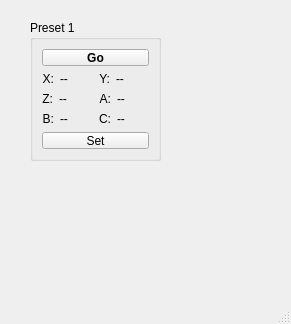
<?xml version="1.0" encoding="UTF-8"?>
<ui version="4.0">
 <class>MainWindow</class>
 <widget class="QMainWindow" name="MainWindow">
  <property name="geometry">
   <rect>
    <x>0</x>
    <y>0</y>
    <width>291</width>
    <height>324</height>
   </rect>
  </property>
  <property name="windowTitle">
   <string>MainWindow</string>
  </property>
  <widget class="QWidget" name="centralwidget">
   <widget class="QGroupBox" name="preset_group">
    <property name="enabled">
     <bool>true</bool>
    </property>
    <property name="geometry">
     <rect>
      <x>30</x>
      <y>20</y>
      <width>131</width>
      <height>141</height>
     </rect>
    </property>
    <property name="title">
     <string>Preset 1</string>
    </property>
    <layout class="QGridLayout" name="gridLayout_6">
     <item row="3" column="0">
      <layout class="QHBoxLayout" name="horizontalLayout_33">
       <item>
        <widget class="QLabel" name="label_34">
         <property name="text">
          <string>B:</string>
         </property>
         <property name="alignment">
          <set>Qt::AlignRight|Qt::AlignTrailing|Qt::AlignVCenter</set>
         </property>
        </widget>
       </item>
       <item>
        <widget class="QLabel" name="label_b">
         <property name="minimumSize">
          <size>
           <width>40</width>
           <height>0</height>
          </size>
         </property>
         <property name="text">
          <string>--</string>
         </property>
        </widget>
       </item>
      </layout>
     </item>
     <item row="3" column="1">
      <layout class="QHBoxLayout" name="horizontalLayout_40">
       <item>
        <widget class="QLabel" name="label_33">
         <property name="text">
          <string>C:</string>
         </property>
         <property name="alignment">
          <set>Qt::AlignRight|Qt::AlignTrailing|Qt::AlignVCenter</set>
         </property>
        </widget>
       </item>
       <item>
        <widget class="QLabel" name="label_c">
         <property name="minimumSize">
          <size>
           <width>40</width>
           <height>0</height>
          </size>
         </property>
         <property name="text">
          <string>--</string>
         </property>
        </widget>
       </item>
      </layout>
     </item>
     <item row="0" column="0" colspan="2">
      <widget class="QPushButton" name="btn_go">
       <property name="sizePolicy">
        <sizepolicy hsizetype="Minimum" vsizetype="Fixed">
         <horstretch>0</horstretch>
         <verstretch>0</verstretch>
        </sizepolicy>
       </property>
       <property name="font">
        <font>
         <weight>75</weight>
         <bold>true</bold>
        </font>
       </property>
       <property name="text">
        <string>Go</string>
       </property>
      </widget>
     </item>
     <item row="1" column="0">
      <layout class="QHBoxLayout" name="horizontalLayout_26">
       <item>
        <widget class="QLabel" name="label_19">
         <property name="text">
          <string>X:</string>
         </property>
         <property name="alignment">
          <set>Qt::AlignRight|Qt::AlignTrailing|Qt::AlignVCenter</set>
         </property>
        </widget>
       </item>
       <item>
        <widget class="QLabel" name="label_x">
         <property name="minimumSize">
          <size>
           <width>40</width>
           <height>0</height>
          </size>
         </property>
         <property name="text">
          <string>--</string>
         </property>
        </widget>
       </item>
      </layout>
     </item>
     <item row="1" column="1">
      <layout class="QHBoxLayout" name="horizontalLayout_30">
       <item>
        <widget class="QLabel" name="label_27">
         <property name="text">
          <string>Y:</string>
         </property>
         <property name="alignment">
          <set>Qt::AlignRight|Qt::AlignTrailing|Qt::AlignVCenter</set>
         </property>
        </widget>
       </item>
       <item>
        <widget class="QLabel" name="label_y">
         <property name="minimumSize">
          <size>
           <width>40</width>
           <height>0</height>
          </size>
         </property>
         <property name="text">
          <string>--</string>
         </property>
        </widget>
       </item>
      </layout>
     </item>
     <item row="2" column="0">
      <layout class="QHBoxLayout" name="horizontalLayout_31">
       <item>
        <widget class="QLabel" name="label_29">
         <property name="text">
          <string>Z:</string>
         </property>
         <property name="alignment">
          <set>Qt::AlignRight|Qt::AlignTrailing|Qt::AlignVCenter</set>
         </property>
        </widget>
       </item>
       <item>
        <widget class="QLabel" name="label_z">
         <property name="minimumSize">
          <size>
           <width>40</width>
           <height>0</height>
          </size>
         </property>
         <property name="text">
          <string>--</string>
         </property>
        </widget>
       </item>
      </layout>
     </item>
     <item row="5" column="0" colspan="2">
      <widget class="QPushButton" name="btn_set">
       <property name="text">
        <string>Set</string>
       </property>
      </widget>
     </item>
     <item row="2" column="1">
      <layout class="QHBoxLayout" name="horizontalLayout_38">
       <item>
        <widget class="QLabel" name="label_30">
         <property name="text">
          <string>A:</string>
         </property>
         <property name="alignment">
          <set>Qt::AlignRight|Qt::AlignTrailing|Qt::AlignVCenter</set>
         </property>
        </widget>
       </item>
       <item>
        <widget class="QLabel" name="label_a">
         <property name="minimumSize">
          <size>
           <width>40</width>
           <height>0</height>
          </size>
         </property>
         <property name="text">
          <string>--</string>
         </property>
        </widget>
       </item>
      </layout>
     </item>
    </layout>
   </widget>
  </widget>
  <widget class="QMenuBar" name="menubar">
   <property name="geometry">
    <rect>
     <x>0</x>
     <y>0</y>
     <width>291</width>
     <height>21</height>
    </rect>
   </property>
  </widget>
  <widget class="QStatusBar" name="statusbar"/>
 </widget>
 <resources/>
 <connections/>
</ui>
